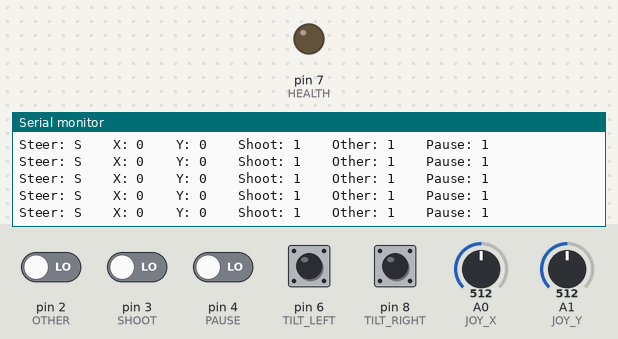
A sketch run on a simulated Arduino Uno, built with avr-gcc and run on an emulated ATmega328P. On the bench: output pins drawn as LEDs (lit = HIGH), the last lines printed to the serial monitor. The test bench sets the inputs (shaded band); at power-on: pin 2 (OTHER), pin 3 (SHOOT), pin 4 (PAUSE), pin 6 (TILT_LEFT), pin 8 (TILT_RIGHT) LOW, A0 (JOY_X) = 512, A1 (JOY_Y) = 512.

Above: at 1.2 s.
1.3 s: A0 (JOY_X) set to 530
At 1.42 s:
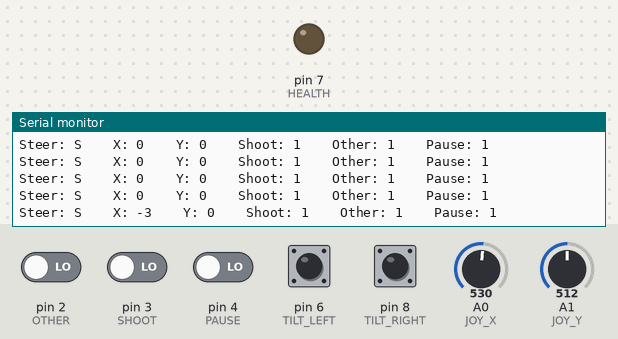
2.8 s: A1 (JOY_Y) set to 526
At 2.86 s:
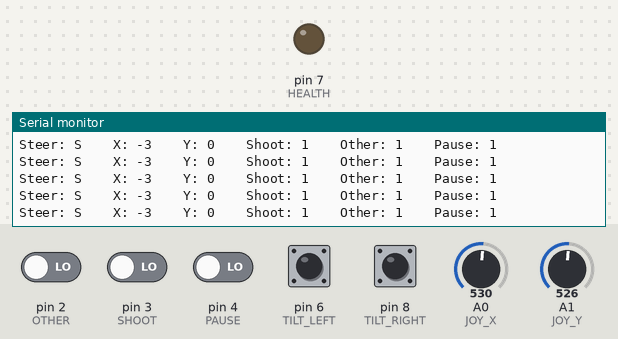

Measured:
- after the input at 1.3 s, the serial monitor: prints a new line after 0.12 s (image 1)

The sketch:

arduino_code.ino
```cpp
//set up pin numbers with defines

#define JOY_X A0
#define JOY_Y A1
#define TILT_LEFT 6
#define TILT_RIGHT 8
#define SHOOT 3
#define PAUSE 4
#define HEALTH 7
#define OTHER 2


void setup() {
  // put your setup code here, to run once:
  pinMode(JOY_X, INPUT);
  pinMode(JOY_Y, INPUT);
  pinMode(TILT_LEFT,INPUT);
  pinMode(TILT_RIGHT, INPUT);
  pinMode(SHOOT, INPUT);
  pinMode(PAUSE, INPUT);
  pinMode(HEALTH, OUTPUT);
  pinMode(OTHER, INPUT);
  Serial.begin(9600);

}

void loop() {
  // put your main code here, to run repeatedly:


  //TURRET ROTATION: L - CCW, R - CW, S - No Rot, E - Error
  bool tiltedLeft = digitalRead(TILT_LEFT);
  bool tiltedRight = digitalRead(TILT_RIGHT);

  char steer;
  if (tiltedLeft && !tiltedRight)
    steer = 'L';
  else if(tiltedLeft && tiltedRight)
    steer = 'E';
  else if(!tiltedLeft && tiltedRight)
    steer = 'R';
  else
    steer = 'S';
  Serial.print("Steer: ");
  Serial.print(steer);


  //////MOTION - JOYSTICK CONTROL: x and y motion in range [-100,100]

  int joystick_X = -map(analogRead(JOY_X), 0, 1020, -100, 100);
  int joystick_Y = -map(analogRead(JOY_Y), 0, 1020, -100, 100);
  Serial.print("    X: ");
  Serial.print(joystick_X);
  Serial.print("    Y: ");
  Serial.print(joystick_Y);


  //////SHOOT: 1 - Fire, 0 - Nothing

  bool shootPressed = !(digitalRead(SHOOT));
  Serial.print("    Shoot: ");
  Serial.print(shootPressed);

  //////OTHER: 1 - Active, 0 - Nothing

  bool otherPressed = !(digitalRead(OTHER));
  Serial.print("    Other: ");
  Serial.print(otherPressed);

  //////Pause: 1 - Menu, 0 - Nothing

  bool pausePressed = !(digitalRead(PAUSE));
  Serial.print("    Pause: ");
  Serial.println(pausePressed);


  delay(5);
}
```
